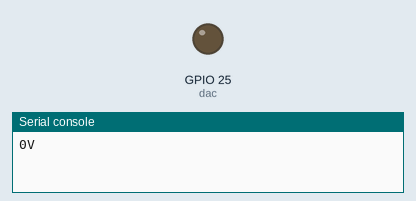
Simulated run of this program. Board: ESP32 board running MicroPython. Shown: output pins drawn as LEDs (lit = HIGH), the last lines printed to the serial console. A reset restarts the program.

Above: at 0.05 s.
At 4.5 s:
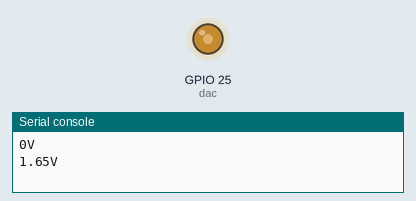
At 9.0 s:
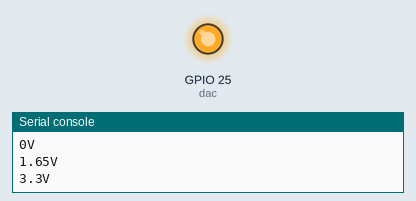
Timing chart, 0 to 11.7 s (numbered marks = the images above):
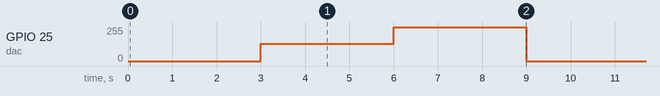

Measured:
- by itself, GPIO 25 (dac): repeats every 9.0 s: 255/255 3.0 s, 0/255 3.0 s, 128/255 3.0 s

The program:

dac1.py
```python
from machine import DAC, Pin , reset
import time
dac = DAC(Pin(25))
for i in range(10):
    dac.write(0)
    print("0V")
    time.sleep_ms(3000)
    dac.write(128)
    print("1.65V")
    time.sleep_ms(3000)
    dac.write(255)
    print("3.3V")
    time.sleep_ms(3000)
reset()
```
